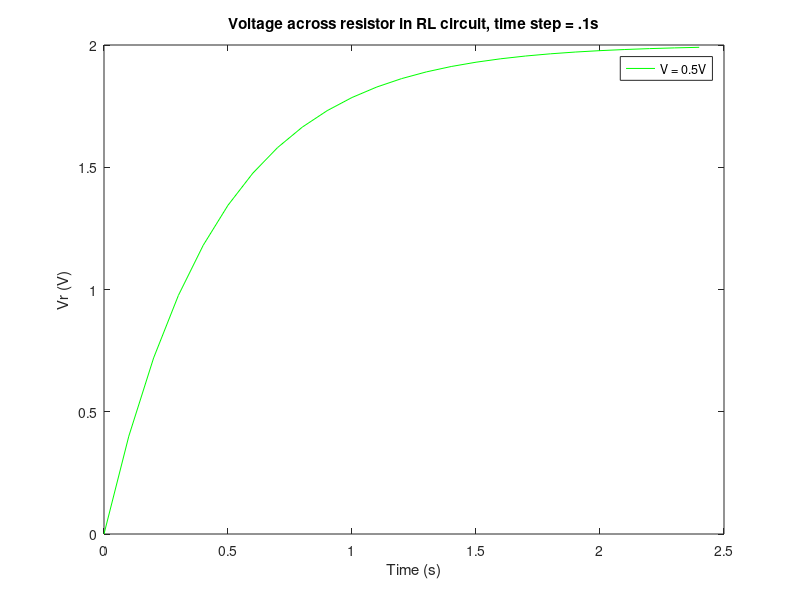

The MATLAB source for this figure:
clear all;
%close all;
clc;

% R-L circuit
R = 10;
L = 5;
tstart = 0;
tend = 2.5;
dt = 0.1;
V = 2;

n = (tend-tstart)/dt;

Vr = zeros(n,1);
Vl = zeros(n,1);
I = zeros(n,1);
time = zeros(n,1);

Vr(1) = 0;
Vl(1) = V;
I(1) = 0;
for step=1:n-1
    I(step+1) = I(step) + ((V - I(step)*R)/L)*dt;
    Vr(step+1) = Vr(step) + ((R/L)*(V - Vr(step)))*dt;
    Vl(step+1) = Vl(step) - ((R/L)*(V - Vr(step)))*dt;
    time(step+1) = time(step) + dt;
end

Vr_analytical = V.*(1 - exp(-(R.*time)./L));
Vl_analytical = V*exp(-(R.*time)./L);

I_analytical = Vr_analytical/R;
di_dt = Vl/L;


% figure;
plot(time, Vr, 'g');%, time, Vr_analytical, 'r');
title('Voltage across resistor in RL circuit, time step = .1s');
xlabel('Time (s)');
ylabel('Vr (V)');
% %legend('Computational', 'Analytical');
% %legend('R = 5 ohm', 'R = 10 ohm', 'R = 15 ohm');
% legend('L = 2.5 H', 'L = 5 H', 'L = 10 H');
legend('V = 0.5V', 'V = 1V', 'V = 2V');
hold on; 

% figure;
% plot(time, Vl, 'g');%, time, Vl_analytical, 'r');
% title('Voltage across inductor in RL circuit, , time step = .1s');
% xlabel('Time (s)');
% ylabel('Vl (V)');
% legend('Computational', 'Analytical');
% legend('R = 5 ohm', 'R = 10 ohm', 'R = 15 ohm');
% legend('L = 2.5 H', 'L = 5 H', 'L = 10 H');
% legend('V = 0.5V', 'V = 1V', 'V = 2V');
% hold on; 


% % figure;
% plot(time, I, 'g');%, time, I_analytical, 'r');
% title('Current in RL circuit, dt = .1s');
% xlabel('Time (s)');
% ylabel('I (Amp)');
% legend('Computational', 'Analytical');
% legend('R = 5 ohm', 'R = 10 ohm', 'R = 15 ohm');
% legend('L = 2.5 H', 'L = 5 H', 'L = 10 H');
% legend('V = 0.5V', 'V = 1V', 'V = 2V');
% hold on;

% plot(time, di_dt, 'g');
% title('di/dt in RL circuit, time step = .1s');
% xlabel('Time (s)');
% ylabel('I/s (Amp/s)');
% %legend('R = 5 ohm', 'R = 10 ohm', 'R = 15 ohm');
% %legend('L = 2.5 H', 'L = 5 H', 'L = 10 H');
% legend('V = 0.5V', 'V = 1V', 'V = 2V'); 
% hold on;

